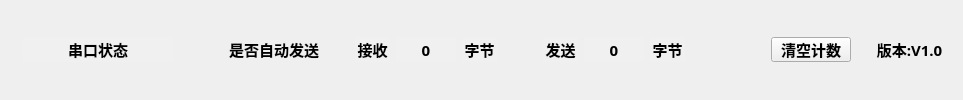
         <widget class="QWidget" name="widget_2" native="true">
          <property name="font">
           <font>
            <family>微软雅黑</family>
            <pointsize>11</pointsize>
            <weight>75</weight>
            <bold>true</bold>
           </font>
          </property>
          <layout class="QHBoxLayout" name="horizontalLayout_7">
           <item>
            <spacer name="horizontalSpacer_7">
             <property name="orientation">
              <enum>Qt::Horizontal</enum>
             </property>
             <property name="sizeHint" stdset="0">
              <size>
               <width>12</width>
               <height>20</height>
              </size>
             </property>
            </spacer>
           </item>
           <item>
            <widget class="QLabel" name="stateLabel">
             <property name="minimumSize">
              <size>
               <width>150</width>
               <height>25</height>
              </size>
             </property>
             <property name="maximumSize">
              <size>
               <width>150</width>
               <height>25</height>
              </size>
             </property>
             <property name="font">
              <font>
               <family>微软雅黑</family>
               <pointsize>11</pointsize>
               <weight>75</weight>
               <bold>true</bold>
              </font>
             </property>
             <property name="styleSheet">
              <string notr="true">background-color: rgb(240, 240, 240);</string>
             </property>
             <property name="text">
              <string>串口状态</string>
             </property>
             <property name="alignment">
              <set>Qt::AlignCenter</set>
             </property>
            </widget>
           </item>
           <item>
            <spacer name="horizontalSpacer">
             <property name="orientation">
              <enum>Qt::Horizontal</enum>
             </property>
             <property name="sizeType">
              <enum>QSizePolicy::Preferred</enum>
             </property>
             <property name="sizeHint" stdset="0">
              <size>
               <width>20</width>
               <height>20</height>
              </size>
             </property>
            </spacer>
           </item>
           <item>
            <widget class="QLabel" name="autoSendLabel">
             <property name="sizePolicy">
              <sizepolicy hsizetype="Fixed" vsizetype="Fixed">
               <horstretch>0</horstretch>
               <verstretch>0</verstretch>
              </sizepolicy>
             </property>
             <property name="minimumSize">
              <size>
               <width>150</width>
               <height>25</height>
              </size>
             </property>
             <property name="maximumSize">
              <size>
               <width>150</width>
               <height>25</height>
              </size>
             </property>
             <property name="font">
              <font>
               <family>微软雅黑</family>
               <pointsize>11</pointsize>
               <weight>75</weight>
               <bold>true</bold>
              </font>
             </property>
             <property name="text">
              <string>是否自动发送</string>
             </property>
             <property name="alignment">
              <set>Qt::AlignCenter</set>
             </property>
            </widget>
           </item>
           <item>
            <widget class="QLabel" name="label_12">
             <property name="sizePolicy">
              <sizepolicy hsizetype="Fixed" vsizetype="Fixed">
               <horstretch>0</horstretch>
               <verstretch>0</verstretch>
              </sizepolicy>
             </property>
             <property name="minimumSize">
              <size>
               <width>35</width>
               <height>25</height>
              </size>
             </property>
             <property name="maximumSize">
              <size>
               <width>35</width>
               <height>25</height>
              </size>
             </property>
             <property name="font">
              <font>
               <family>微软雅黑</family>
               <pointsize>11</pointsize>
               <weight>75</weight>
               <bold>true</bold>
              </font>
             </property>
             <property name="styleSheet">
              <string notr="true">background-color: rgb(240, 240, 240);</string>
             </property>
             <property name="text">
              <string>接收</string>
             </property>
             <property name="alignment">
              <set>Qt::AlignCenter</set>
             </property>
            </widget>
           </item>
           <item>
            <widget class="QLabel" name="sRNumLabel">
             <property name="sizePolicy">
              <sizepolicy hsizetype="Fixed" vsizetype="Fixed">
               <horstretch>0</horstretch>
               <verstretch>0</verstretch>
              </sizepolicy>
             </property>
             <property name="minimumSize">
              <size>
               <width>60</width>
               <height>25</height>
              </size>
             </property>
             <property name="maximumSize">
              <size>
               <width>60</width>
               <height>25</height>
              </size>
             </property>
             <property name="styleSheet">
              <string notr="true">background-color: rgb(240, 240, 240);</string>
             </property>
             <property name="text">
              <string>0</string>
             </property>
             <property name="alignment">
              <set>Qt::AlignCenter</set>
             </property>
            </widget>
           </item>
           <item>
            <widget class="QLabel" name="label_13">
             <property name="sizePolicy">
              <sizepolicy hsizetype="Fixed" vsizetype="Fixed">
               <horstretch>0</horstretch>
               <verstretch>0</verstretch>
              </sizepolicy>
             </property>
             <property name="minimumSize">
              <size>
               <width>35</width>
               <height>25</height>
              </size>
             </property>
             <property name="maximumSize">
              <size>
               <width>35</width>
               <height>25</height>
              </size>
             </property>
             <property name="font">
              <font>
               <family>微软雅黑</family>
               <pointsize>11</pointsize>
               <weight>75</weight>
               <bold>true</bold>
              </font>
             </property>
             <property name="styleSheet">
              <string notr="true">background-color: rgb(240, 240, 240);</string>
             </property>
             <property name="text">
              <string>字节</string>
             </property>
             <property name="alignment">
              <set>Qt::AlignCenter</set>
             </property>
            </widget>
           </item>
           <item>
            <spacer name="horizontalSpacer_3">
             <property name="orientation">
              <enum>Qt::Horizontal</enum>
             </property>
             <property name="sizeType">
              <enum>QSizePolicy::Preferred</enum>
             </property>
             <property name="sizeHint" stdset="0">
              <size>
               <width>40</width>
               <height>20</height>
              </size>
             </property>
            </spacer>
           </item>
           <item>
            <widget class="QLabel" name="label_14">
             <property name="sizePolicy">
              <sizepolicy hsizetype="Fixed" vsizetype="Fixed">
               <horstretch>0</horstretch>
               <verstretch>0</verstretch>
              </sizepolicy>
             </property>
             <property name="minimumSize">
              <size>
               <width>35</width>
               <height>25</height>
              </size>
             </property>
             <property name="maximumSize">
              <size>
               <width>35</width>
               <height>25</height>
              </size>
             </property>
             <property name="font">
              <font>
               <family>微软雅黑</family>
               <pointsize>11</pointsize>
               <weight>75</weight>
               <bold>true</bold>
              </font>
             </property>
             <property name="styleSheet">
              <string notr="true">background-color: rgb(240, 240, 240);</string>
             </property>
             <property name="text">
              <string>发送</string>
             </property>
             <property name="alignment">
              <set>Qt::AlignCenter</set>
             </property>
            </widget>
           </item>
           <item>
            <widget class="QLabel" name="sTNumLabel">
             <property name="sizePolicy">
              <sizepolicy hsizetype="Fixed" vsizetype="Fixed">
               <horstretch>0</horstretch>
               <verstretch>0</verstretch>
              </sizepolicy>
             </property>
             <property name="minimumSize">
              <size>
               <width>60</width>
               <height>25</height>
              </size>
             </property>
             <property name="maximumSize">
              <size>
               <width>60</width>
               <height>25</height>
              </size>
             </property>
             <property name="styleSheet">
              <string notr="true">background-color: rgb(240, 240, 240);</string>
             </property>
             <property name="text">
              <string>0</string>
             </property>
             <property name="alignment">
              <set>Qt::AlignCenter</set>
             </property>
            </widget>
           </item>
           <item>
            <widget class="QLabel" name="label_15">
             <property name="sizePolicy">
              <sizepolicy hsizetype="Fixed" vsizetype="Fixed">
               <horstretch>0</horstretch>
               <verstretch>0</verstretch>
              </sizepolicy>
             </property>
             <property name="minimumSize">
              <size>
               <width>35</width>
               <height>25</height>
              </size>
             </property>
             <property name="maximumSize">
              <size>
               <width>35</width>
               <height>25</height>
              </size>
             </property>
             <property name="font">
              <font>
               <family>微软雅黑</family>
               <pointsize>11</pointsize>
               <weight>75</weight>
               <bold>true</bold>
              </font>
             </property>
             <property name="styleSheet">
              <string notr="true">background-color: rgb(240, 240, 240);</string>
             </property>
             <property name="text">
              <string>字节</string>
             </property>
             <property name="alignment">
              <set>Qt::AlignCenter</set>
             </property>
            </widget>
           </item>
           <item>
            <spacer name="horizontalSpacer_4">
             <property name="orientation">
              <enum>Qt::Horizontal</enum>
             </property>
             <property name="sizeType">
              <enum>QSizePolicy::Preferred</enum>
             </property>
             <property name="sizeHint" stdset="0">
              <size>
               <width>80</width>
               <height>20</height>
              </size>
             </property>
            </spacer>
           </item>
           <item>
            <widget class="QPushButton" name="sNumClearBtn">
             <property name="sizePolicy">
              <sizepolicy hsizetype="Fixed" vsizetype="Fixed">
               <horstretch>0</horstretch>
               <verstretch>0</verstretch>
              </sizepolicy>
             </property>
             <property name="minimumSize">
              <size>
               <width>80</width>
               <height>25</height>
              </size>
             </property>
             <property name="maximumSize">
              <size>
               <width>80</width>
               <height>25</height>
              </size>
             </property>
             <property name="text">
              <string>清空计数</string>
             </property>
            </widget>
           </item>
           <item>
            <spacer name="horizontalSpacer_6">
             <property name="orientation">
              <enum>Qt::Horizontal</enum>
             </property>
             <property name="sizeType">
              <enum>QSizePolicy::Preferred</enum>
             </property>
             <property name="sizeHint" stdset="0">
              <size>
               <width>10</width>
               <height>20</height>
              </size>
             </property>
            </spacer>
           </item>
           <item>
            <widget class="QLabel" name="label_16">
             <property name="sizePolicy">
              <sizepolicy hsizetype="Fixed" vsizetype="Fixed">
               <horstretch>0</horstretch>
               <verstretch>0</verstretch>
              </sizepolicy>
             </property>
             <property name="minimumSize">
              <size>
               <width>85</width>
               <height>25</height>
              </size>
             </property>
             <property name="maximumSize">
              <size>
               <width>85</width>
               <height>25</height>
              </size>
             </property>
             <property name="text">
              <string>版本:V1.0</string>
             </property>
             <property name="alignment">
              <set>Qt::AlignCenter</set>
             </property>
            </widget>
           </item>
          </layout>
         </widget>
